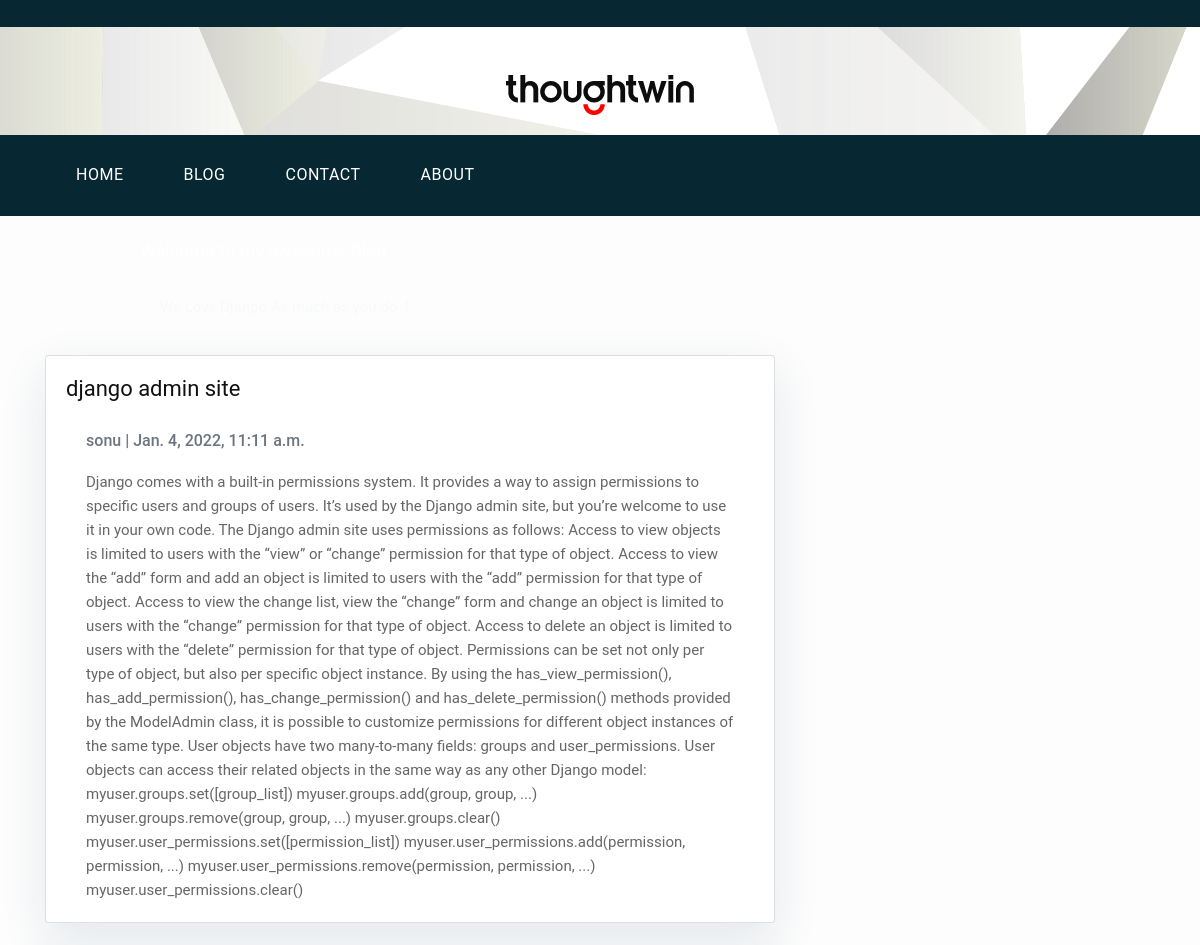
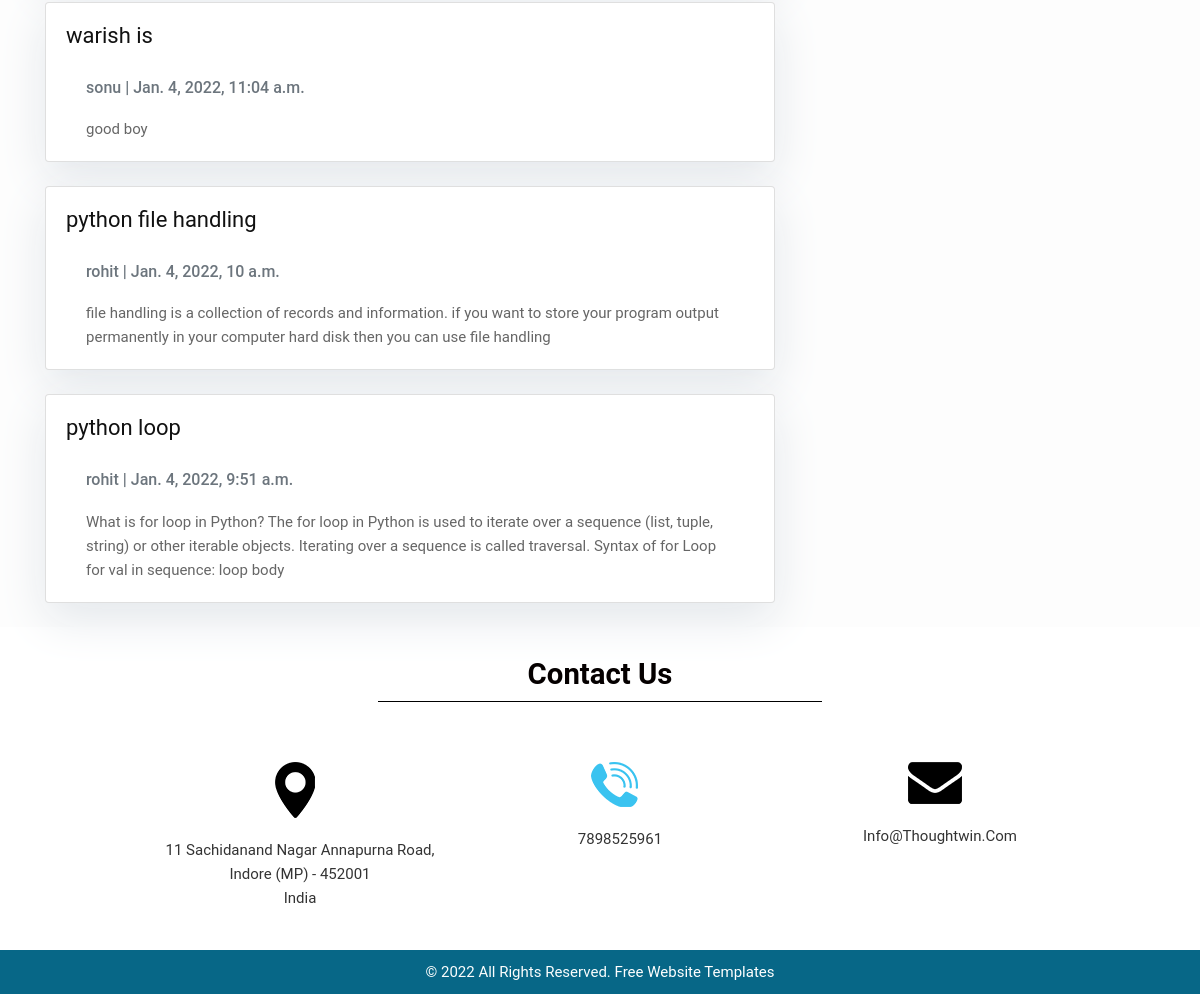
/homeapp/postlist, run on the app's committed database (2 pictures, top to bottom).
### homeapp/models.py (models this page shows, shortened)
class Post(models.Model):
    author = models.ForeignKey(User, on_delete= models.CASCADE,related_name='blog_posts')
    title = models.CharField(max_length=200, unique=True)
    slug = models.SlugField(max_length=200, unique=True)
    content = models.TextField()
    created_on = models.DateTimeField(auto_now_add=True)
    updated_on = models.DateTimeField(auto_now= True)
    status = models.IntegerField(choices=STATUS, default=0)
    class Meta:
        ordering = ['-created_on']

### homeapp/views.py (the view)
# urls.py: path('postlist',PostList.as_view(), name='postlist'),
class PostList(generic.ListView):
	queryset = Post.objects.filter(status=1).order_by('-created_on')
	template_name = 'post_list.html'

### templates/homeapp/post_list.html (shortened to what this page needs)
{% extends 'base.html' %}
{% block content %}
{% load static %}
	<header class="masthead">
		<div class="container">
			<div class="row">
				<div class=" col-md-8 col-md-10 mx-auto">
					<div class="site-heading">
						<h3 class=" site-heading my-4 mt-3 text-white"> Welcome to my awesome Blog </h3>
						<p class="text-light">We Love Django As much as you do..! &nbsp
						</p>
					</div>
				</div>
			</div>
		</div>
	</header>
	<div class="container">
		<div class="row">
			<div class="col-md-8 mt-3 left">
				{% for post in post_list %}
				<div class="card mb-4">
					<div class="card-body">
						<h2 class="card-title">{{ post.title }}</h2>
						<p class="card-text text-muted h6">{{ post.author }} | {{ post.created_on}} </p>
						<p class="card-text">{{post.content }}</p>
					</div>
				</div>
				{% endfor %}
			</div>
		</div>
	</div>
    {% endblock %}

### templates/base.html (shortened to what this page needs)
<!DOCTYPE html>
<html lang="en">
<head>
    {% load static %}
<link rel="stylesheet" type="text/css" href="{% static 'css/bootstrap.min.css' %}">
<link rel="stylesheet" type="text/css" href="{% static 'css/style.css' %}">
<link rel="stylesheet" href="{% static 'css/responsive.css' %}">
<link rel="stylesheet" href="{% static 'css/jquery.mCustomScrollbar.min.css' %}">
<link rel="stylesheet" href="./https://netdna.bootstrapcdn.com/font-awesome/4.0.3/css/font-awesome.css">
<link rel="stylesheet" href="{% static 'css/owl.carousel.min.css' %}">
<link rel="stylesheet" href="{% static 'css/owl.theme.default.min.css' %}">
<link rel="stylesheet" href="https://cdnjs.cloudflare.com/ajax/libs/fancybox/2.1.5/jquery.fancybox.min.css" media="screen">
</head>
<body>
	<div class="header_main">
		<div class="container">
			<div class="logo"><a href="index.html"><img src="{% static 'images/logo2.png' %}"></a></div>
		</div>
	</div>
	<div class="header">
		<div class="container">
            <div class="col-sm-12">
                 <div class="menu-area">
                    <nav class="navbar navbar-expand-lg ">
                        <div class="collapse navbar-collapse" id="navbarSupportedContent">
                            <ul class="navbar-nav mr-auto">
                               <li class="nav-item active">
                                <a class="nav-link" href="index">HOME<span class="sr-only">(current)</span></a> </li>
                               <li class="nav-item">
                                <a class="nav-link" href="postlist">BLOG</a></li>
                               <li class="nav-item">
                                <a class="nav-link" href="contact">CONTACT</a></li>
                                <li class="nav-item">
      	                        <a class="nav-link" href="about">ABOUT</a></li>
                               <li class="last">
                            </ul>
                        </div>
                    </nav>
                </div>
            </div>
        </div>
    </div>
    {% block content %}
    {% endblock %}
    <div class="contact_main">
        <div class="container">
            <div class="row">
                <div class="col-sm-12">
                    <h1 class="touch_text">Contact Us</h1>
                </div>
            </div>
        </div>
        <div class="contact_section_2">
            <div class="container">
                <div class="row">
                    <div class="col-sm-4">
                        <div class="map_icon">
                            <img src="{% static 'images/map-icon.png' %}" style="max-width: 100%;padding-left: 30px; ">
                            <p class="email-text"><a href="#">11 Sachidanand Nagar Annapurna Road, Indore (MP) - 452001<br>India</a></p>
                        </div>
                    </div>
                    <div class="col-sm-4">
                        <div class="map_icon">
                            <img src="{% static 'images/call-icon.png' %}" style="max-width: 100%;padding-left: 30px;">
                            <p class="email-text"><a href="#">7898525961</a></p>
                        </div>
                    </div>
                    <div class="col-sm-4">
                        <div class="map_icon">
                            <img src="{% static 'images/email-icon.png' %}" style="max-width: 100%; padding-left: 30px;">
                            <p class="email-text"><a href="#">Info@Thoughtwin.Com</a></p>
                        </div>
                    </div>
                </div>
            </div>
        </div>
    <div class="copyright">
        <div class="container">
            <div class="row">
                <div class="col-sm-12">
                   <p class="copyright_text">© 2022 All Rights Reserved. <a href="https://html.design">Free Website Templates</a></p>
                </div>
            </div>
        </div>
    </div>
</body>
</html>

### static/css/style.css (style rules this page uses)
* { box-sizing: border-box !important; transition: ease all 0.5s; }
html { scroll-behavior: smooth; }
body { color: #666666; font-size: 14px; font-family: 'Raleway', sans-serif;; line-height: 1.80857; font-weight: normal; overflow-x: hidden; }
a { color: #1f1f1f; text-decoration: none !important; outline: none !important; -webkit-transition: all .3s ease-in-out; -moz-transition: all .3s ease-in-out; -ms-transition: all .3s ease-in-out; -o-transition: all .3s ease-in-out; transition: all .3s ease-in-out; }
h1, h2, h3, h4, h5, h6 { letter-spacing: 0; font-weight: normal; position: relative; padding: 0 0 10px 0; font-weight: normal; line-height: normal; color: #111111; margin: 0 }
h1 { font-size: 24px }
h2 { font-size: 22px }
h3 { font-size: 18px }
*, *::after, *::before { -webkit-box-sizing: border-box; -moz-box-sizing: border-box; box-sizing: border-box; }
ul, li, ol { margin: 0px; padding: 0px; list-style: none; }
p { margin: 20px; font-weight: 400; font-size: 15px; line-height: 24px; }
a { color: #ffffff; text-decoration: none; outline: none !important; }
.header_main { width: 100%; float: left; background-image: url(../images/header.png); height: auto; padding-top: 20px; padding-bottom: 40px; }
.logo { width: 100%; float: left; text-align: center; margin-top: 55px; }
.header { width: 100%; width: 100%; float: left; background-color: #072833; padding-bottom: 10px; padding-top: 10px; }
.header_main { width: 100%; float: left; background-image: url(../images/header.png); height: auto; padding-bottom: 20px; }
.last { padding-top: 10px; padding-left: 40px; }
.navbar-expand-lg .navbar-nav .nav-link { padding-right: 60px; padding-left: 0; color: #fff; font-size: 16px; letter-spacing: 0.5px; }
.navbar-nav.mr-auto { width: 100%; margin: 0; display: block; }
.navbar-nav.mr-auto li { float: left; }
.navbar-nav.mr-auto li.last { float: right; }
.touch_text { width: 27%; margin: 0 auto; text-align: center; border-bottom: 1px solid #000; color: #050000; font-size: 22pt; font-weight: bold; }
.contact_main { width: 100%; float: left; background-color: #ffffff; padding-top: 40px; }
.contact_section_2 { width: 50%; margin: 0 auto; display: block; padding-top: 40px; }
.map_icon { width: 100%; float: left; margin-top: 20px; margin-bottom: 20px; text-align: center; }
.copyright { width: 100%; float: left; background-color: #076787; padding-top: 10px; padding-bottom: 10px; }
.copyright_text { width: 100%; float: left; color: #fbfdfd; text-align: center; margin: 0px; }
.email-text { width: 100%; float: left; color: #3ac3f0; }
.email-text a { text-decoration: none; color: #333; }
.contact_main { width: 100%; float: left; padding-top: 30px; }

### static/css/responsive.css (style rules this page uses)
.contact_section_2 { width: 80%; }
.touch_text { width: 40%; }

### templates/homeapp/post_list.html (style rules this page uses)
body { font-family: "Roboto", sans-serif; font-size: 18px; background-color: #fdfdfd; }
.card { box-shadow: 0 16px 48px #E3E7EB; }

### data on the page
Post: title "django admin site", author "sonu", created_on "Jan. 4, 2022, 11:11 a.m.", content "Django comes with a built-in permissions system. It provides a way to assign permissions to specific users and groups of users. It’s used by the Django admin site, but you’re welcome to use it in your own code. The Django admin site uses permissions as follows: Access to view objects is limited to users with the “view” or “change” permission for that type of object. Access to view the “add” form and add an object is limited to users with the “add” permission for that type of object. Access to view the change list, view the “change” form and change an object is limited to users with the “change” permission for that type of object. Access to delete an object is limited to users with the…"
Post: title "warish is", author "sonu", created_on "Jan. 4, 2022, 11:04 a.m.", content "good boy"
Post: title "python file handling", author "rohit", created_on "Jan. 4, 2022, 10 a.m.", content "file handling is a collection of records and information. if you want to store your program output permanently in your computer hard disk then you can use file handling"
Post: title "python loop", author "rohit", created_on "Jan. 4, 2022, 9:51 a.m.", content "What is for loop in Python? The for loop in Python is used to iterate over a sequence (list, tuple, string) or other iterable objects. Iterating over a sequence is called traversal. Syntax of for Loop for val in sequence: loop body"
